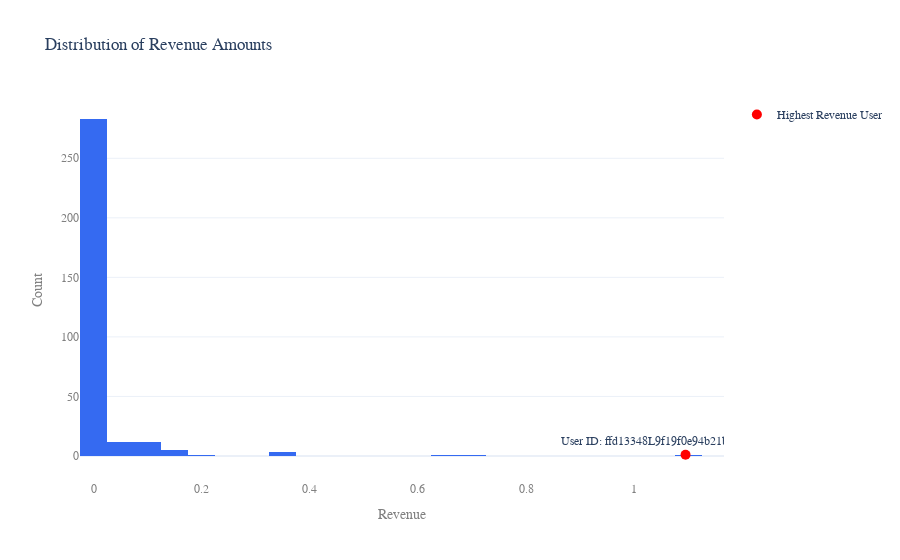

The notebook cell this image was saved under:
### Code cell
# plot the distribution of revenue amounts
fig = px.histogram(
    revenue, 
    x='amount', 
    nbins=30, 
    title='Distribution of Revenue Amounts', 
    color_discrete_sequence=justplay_colors)

# get the user ID and amount of the highest revenue
highest_revenue_row = revenue.loc[revenue['amount'].idxmax()]
highest_revenue_user_id = highest_revenue_row['userId']
highest_revenue_amount = highest_revenue_row['amount']

# add a marker for the user with the highest revenue amount
fig.add_trace(
    go.Scatter(
        x=[highest_revenue_amount],
        y=[1],  # Arbitrary y value to place the marker
        mode='markers+text',
        name='Highest Revenue User',
        text=[f'User ID: {highest_revenue_user_id}'],
        textposition='top center',
        marker=dict(color='red', size=10)
    )
)

fig.update_layout(
    xaxis_title='Revenue',
    yaxis_title='Count'
)

write(fig, 'revenue_distribution')

### Figure 1 — Plotly figure (JSON) as saved in the notebook; plotly's stock layout.template omitted (floating-point values rounded to 4 significant figures; data arrays with more than 128 entries replaced by an {"elided": "..."} marker saying what was removed)
{"data": [{"alignmentgroup": "True", "bingroup": "x", "hovertemplate": "amount=%{x}<br>count=%{y}<extra></extra>", "legendgroup": "", "marker": {"color": "#356AF1", "pattern": {"shape": ""}}, "name": "", "nbinsx": 30, "offsetgroup": "", "orientation": "v", "showlegend": false, "type": "histogram", "x": {"elided": "319 float values"}, "xaxis": "x", "yaxis": "y"}, {"marker": {"color": "red", "size": 10}, "mode": "markers+text", "name": "Highest Revenue User", "text": ["User ID: ffd13348L9f19f0e94b21bb326af44dc1c4ca"], "textposition": "top center", "type": "scatter", "x": [1.095], "y": [1]}], "layout": {"autosize": true, "barmode": "relative", "font": {"family": "Helvetica"}, "legend": {"tracegroupgap": 0}, "title": {"text": "Distribution of Revenue Amounts"}, "xaxis": {"anchor": "y", "autorange": true, "color": "grey", "domain": [0, 1], "range": [-0.025, 1.163], "title": {"text": "Revenue"}, "type": "linear"}, "yaxis": {"anchor": "x", "autorange": true, "color": "grey", "domain": [0, 1], "range": [-26.61, 299.3], "title": {"text": "Count"}, "type": "linear"}}}
